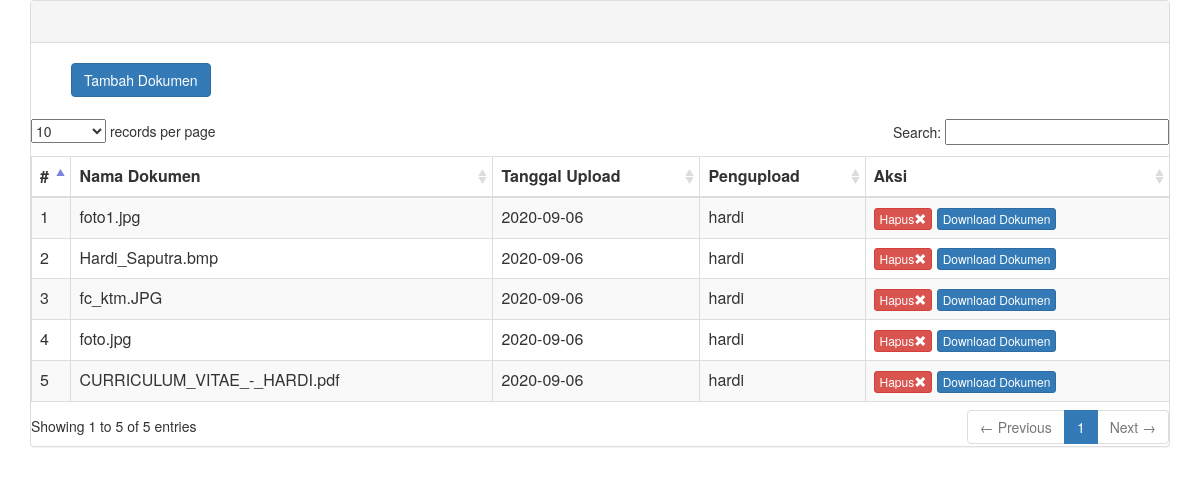
The page / on the database its author committed.
### tables this page shows
CREATE TABLE `scafol_tabel` (
  `id_dokumen` int(5) NOT NULL,
  `pengupload` enum('hardi','','','') NOT NULL,
  `tanggal` date NOT NULL,
  `nama_dokumen` varchar(50) NOT NULL
);

### application/controllers/Upload.php (called while the page is built, shortened)
<?php
class Upload extends CI_Controller {
	function __construct(){
			$this->load->model('m_scafol');
	}
	public function index(){
		$data['scafol_tabel'] = $this->db->query
		("select * from scafol_tabel order by id_dokumen desc
		limit 10")->result();
		$this->load->view('crud',$data);
	}
}

### index.php (called while the page is built, shortened)
<?php
require_once BASEPATH.'core/CodeIgniter.php';

### application/views/crud.php (the view, shortened to what this page needs)
<html>
	<head>
    <link rel="stylesheet" type="text/css" href="<?php echo base_url().'assets/css/bootstrap.css' ?>">
    <link rel="stylesheet" type="text/css" href="<?php echo base_url().'assets/datatable/datatables.css' ?>">
    </head>
    <body>
      <div class="container">
      	<div class="panel panel-default">
          	<div class="panel-heading">
              	<div class="panel-heading">
      </div>
              </div>
              <br>
									<div class="row">
								<div class="col-lg-5">
									<ul class="panel-right">
								<button class="btn btn-primary tambah" title="Tambah" data-toggle="modal" data-target="#modal_lihatt1" href="<?php echo base_url().'upload/tambah/'?>">Tambah Dokumen
								</button>
							</ul>
								</div>
      				</div>
              <table class="table table-responsive">
                <table class="table table-bordered table-striped table-hover" id="table-datatable">
                    <thead>
                        <tr>
                          <tr>
                            <tr>
                            <th>#</th>
                            <th>Nama Dokumen</th>
                            <th>Tanggal Upload</th>
                            <th>Pengupload</th>
                            <th>Aksi</th>
                    </thead>
                    <tbody>
                      <?php
                      $no = 1;
                      foreach($scafol_tabel as $row){
                        ?>
                      <tr>
                        <td><?php echo $no++; ?></td>
                        <td><?PHP echo $row->nama_dokumen ?></td>
                        <td><?PHP echo $row->tanggal ?></td>
                        <td><?php echo $row->pengupload ?></td>
                        <td><a class="btn btn-danger btn-xs" onclick="return confirm('anda yakin menghapus data?')" href="<?php echo base_url().'upload/hapus/'.$row->id_dokumen; ?>">Hapus<span class="glyphicon glyphicon-remove"></span></a>
												  	<a class="btn btn-primary btn-xs download"  href="<?php echo base_url().'upload/download/'.$row->id_dokumen;?>">Download Dokumen</a>
										 </td>
                      </tr>
                    <?php } ?>
                    </tbody>
                  </table>
                  </table>
            </div>
            </div>
    </body>
<html>

### assets/datatable/datatables.css (style rules this page uses)
table.dataTable, table.dataTable td, table.dataTable th { -webkit-box-sizing: content-box; -moz-box-sizing: content-box; box-sizing: content-box; }
table.dataTable { clear: both; margin-top: 6px !important; margin-bottom: 6px !important; max-width: none !important; }
table.dataTable thead .sorting, table.dataTable thead .sorting_asc, table.dataTable thead .sorting_desc, table.dataTable thead .sorting_asc_disabled, table.dataTable thead .sorting_desc_disabled { cursor: pointer; }
table.dataTable thead .sorting { background: url('images/sort_both.png') no-repeat center right; }
table.dataTable thead .sorting_asc { background: url('images/sort_asc.png') no-repeat center right; }

### rows shown on the page
scafol_tabel: nama_dokumen "foto1.jpg", tanggal "2020-09-06", pengupload "hardi"
scafol_tabel: nama_dokumen "Hardi_Saputra.bmp", tanggal "2020-09-06", pengupload "hardi"
scafol_tabel: nama_dokumen "fc_ktm.JPG", tanggal "2020-09-06", pengupload "hardi"
scafol_tabel: nama_dokumen "foto.jpg", tanggal "2020-09-06", pengupload "hardi"
scafol_tabel: nama_dokumen "CURRICULUM_VITAE_-_HARDI.pdf", tanggal "2020-09-06", pengupload "hardi"
